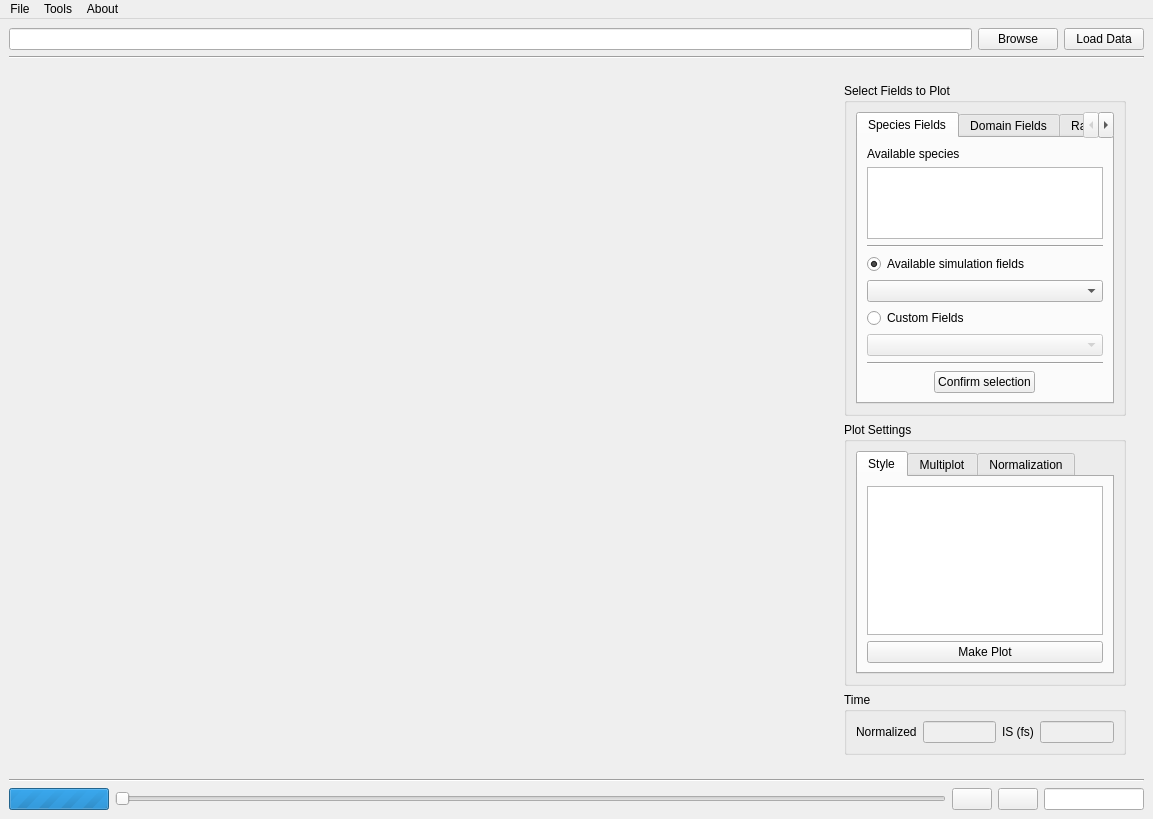
<?xml version="1.0" encoding="UTF-8"?>
<ui version="4.0">
 <class>DataVisualizer</class>
 <widget class="QMainWindow" name="DataVisualizer">
  <property name="geometry">
   <rect>
    <x>0</x>
    <y>0</y>
    <width>1153</width>
    <height>819</height>
   </rect>
  </property>
  <property name="windowTitle">
   <string>VisualPIC</string>
  </property>
  <property name="windowIcon">
   <iconset>
    <normaloff>Icons/logo.png</normaloff>Icons/logo.png</iconset>
  </property>
  <widget class="QWidget" name="centralwidget">
   <property name="enabled">
    <bool>true</bool>
   </property>
   <layout class="QHBoxLayout" name="horizontalLayout_5">
    <item>
     <layout class="QGridLayout" name="gridLayout">
      <item row="3" column="1">
       <widget class="Line" name="line">
        <property name="orientation">
         <enum>Qt::Horizontal</enum>
        </property>
       </widget>
      </item>
      <item row="4" column="1">
       <layout class="QHBoxLayout" name="horizontalLayout_2">
        <item>
         <widget class="QProgressBar" name="loading_ProgressBar">
          <property name="enabled">
           <bool>true</bool>
          </property>
          <property name="maximumSize">
           <size>
            <width>100</width>
            <height>16777215</height>
           </size>
          </property>
          <property name="maximum">
           <number>0</number>
          </property>
          <property name="value">
           <number>-1</number>
          </property>
          <property name="textVisible">
           <bool>false</bool>
          </property>
          <property name="invertedAppearance">
           <bool>false</bool>
          </property>
         </widget>
        </item>
        <item>
         <widget class="QSlider" name="timeStep_Slider">
          <property name="orientation">
           <enum>Qt::Horizontal</enum>
          </property>
         </widget>
        </item>
        <item>
         <widget class="QPushButton" name="prevStep_Button">
          <property name="text">
           <string/>
          </property>
          <property name="icon">
           <iconset>
            <normaloff>Icons/icon-ios7-arrow-left-128.png</normaloff>Icons/icon-ios7-arrow-left-128.png</iconset>
          </property>
         </widget>
        </item>
        <item>
         <widget class="QPushButton" name="nextStep_Button">
          <property name="text">
           <string/>
          </property>
          <property name="icon">
           <iconset>
            <normaloff>Icons/icon-ios7-arrow-right-128.png</normaloff>Icons/icon-ios7-arrow-right-128.png</iconset>
          </property>
         </widget>
        </item>
        <item>
         <widget class="QLineEdit" name="timeStep_LineEdit">
          <property name="maximumSize">
           <size>
            <width>100</width>
            <height>16777215</height>
           </size>
          </property>
         </widget>
        </item>
       </layout>
      </item>
      <item row="0" column="1">
       <layout class="QHBoxLayout" name="horizontalLayout">
        <item>
         <widget class="QLineEdit" name="folderLocation_lineEdit"/>
        </item>
        <item>
         <widget class="QPushButton" name="browse_Button">
          <property name="text">
           <string>Browse</string>
          </property>
         </widget>
        </item>
        <item>
         <widget class="QPushButton" name="loadData_Button">
          <property name="text">
           <string>Load Data</string>
          </property>
         </widget>
        </item>
       </layout>
      </item>
      <item row="1" column="1">
       <widget class="Line" name="line_2">
        <property name="orientation">
         <enum>Qt::Horizontal</enum>
        </property>
       </widget>
      </item>
      <item row="2" column="1">
       <widget class="QWidget" name="widget" native="true">
        <layout class="QGridLayout" name="gridLayout_2">
         <item row="0" column="0">
          <layout class="QHBoxLayout" name="horizontalLayout_3">
           <item>
            <widget class="QWidget" name="plot_Widget" native="true">
             <property name="minimumSize">
              <size>
               <width>500</width>
               <height>500</height>
              </size>
             </property>
             <layout class="QVBoxLayout" name="plotWidget_layout"/>
            </widget>
           </item>
           <item>
            <widget class="QWidget" name="widget_2" native="true">
             <property name="maximumSize">
              <size>
               <width>300</width>
               <height>16777215</height>
              </size>
             </property>
             <layout class="QVBoxLayout" name="verticalLayout_3">
              <item>
               <widget class="QGroupBox" name="groupBox_3">
                <property name="maximumSize">
                 <size>
                  <width>16777215</width>
                  <height>333</height>
                 </size>
                </property>
                <property name="title">
                 <string>Select Fields to Plot</string>
                </property>
                <layout class="QVBoxLayout" name="verticalLayout_6">
                 <item alignment="Qt::AlignTop">
                  <widget class="QTabWidget" name="tabWidget">
                   <property name="maximumSize">
                    <size>
                     <width>16777215</width>
                     <height>16777215</height>
                    </size>
                   </property>
                   <property name="currentIndex">
                    <number>0</number>
                   </property>
                   <widget class="QWidget" name="tab">
                    <attribute name="title">
                     <string>Species Fields</string>
                    </attribute>
                    <layout class="QVBoxLayout" name="verticalLayout_5">
                     <item>
                      <widget class="QLabel" name="label">
                       <property name="text">
                        <string>Available species</string>
                       </property>
                      </widget>
                     </item>
                     <item>
                      <widget class="QListView" name="selectedSpecies_listView">
                       <property name="maximumSize">
                        <size>
                         <width>16777215</width>
                         <height>16777215</height>
                        </size>
                       </property>
                      </widget>
                     </item>
                     <item>
                      <widget class="Line" name="line_3">
                       <property name="orientation">
                        <enum>Qt::Horizontal</enum>
                       </property>
                      </widget>
                     </item>
                     <item>
                      <widget class="QRadioButton" name="availableSpeciesFields_radioButton">
                       <property name="text">
                        <string>Available simulation fields</string>
                       </property>
                       <property name="checked">
                        <bool>true</bool>
                       </property>
                      </widget>
                     </item>
                     <item>
                      <widget class="QComboBox" name="avSpeciesFields_comboBox"/>
                     </item>
                     <item>
                      <widget class="QRadioButton" name="customSpeciesFields_radioButton">
                       <property name="text">
                        <string>Custom Fields</string>
                       </property>
                      </widget>
                     </item>
                     <item>
                      <widget class="QComboBox" name="customSpeciesFields_comboBox">
                       <property name="enabled">
                        <bool>false</bool>
                       </property>
                      </widget>
                     </item>
                     <item>
                      <widget class="Line" name="line_4">
                       <property name="orientation">
                        <enum>Qt::Horizontal</enum>
                       </property>
                      </widget>
                     </item>
                     <item alignment="Qt::AlignHCenter">
                      <widget class="QPushButton" name="selectSpeciesField_Button">
                       <property name="text">
                        <string>Confirm selection</string>
                       </property>
                      </widget>
                     </item>
                    </layout>
                   </widget>
                   <widget class="QWidget" name="tab_2">
                    <attribute name="title">
                     <string>Domain Fields</string>
                    </attribute>
                    <layout class="QVBoxLayout" name="verticalLayout_7">
                     <item>
                      <layout class="QVBoxLayout" name="verticalLayout_2">
                       <item>
                        <widget class="QRadioButton" name="availableDomainFields_radioButton">
                         <property name="text">
                          <string>Available simulation fields</string>
                         </property>
                         <property name="checked">
                          <bool>true</bool>
                         </property>
                        </widget>
                       </item>
                       <item alignment="Qt::AlignTop">
                        <widget class="QComboBox" name="av2DDomainFields_comboBox"/>
                       </item>
                       <item>
                        <widget class="QRadioButton" name="available1DDomainFields_radioButton">
                         <property name="text">
                          <string>1D fields</string>
                         </property>
                        </widget>
                       </item>
                       <item>
                        <widget class="QComboBox" name="av1DDomainFields_comboBox">
                         <property name="enabled">
                          <bool>false</bool>
                         </property>
                        </widget>
                       </item>
                       <item>
                        <widget class="QRadioButton" name="customDomainFields_radioButton">
                         <property name="text">
                          <string>Custom fields</string>
                         </property>
                        </widget>
                       </item>
                       <item>
                        <widget class="QComboBox" name="avCustomDomainFields_comboBox">
                         <property name="enabled">
                          <bool>false</bool>
                         </property>
                        </widget>
                       </item>
                       <item>
                        <widget class="Line" name="line_5">
                         <property name="orientation">
                          <enum>Qt::Horizontal</enum>
                         </property>
                        </widget>
                       </item>
                       <item alignment="Qt::AlignHCenter">
                        <widget class="QPushButton" name="selectDomainField_Button">
                         <property name="text">
                          <string>Confirm Selection</string>
                         </property>
                        </widget>
                       </item>
                       <item>
                        <spacer name="verticalSpacer">
                         <property name="orientation">
                          <enum>Qt::Vertical</enum>
                         </property>
                         <property name="sizeHint" stdset="0">
                          <size>
                           <width>20</width>
                           <height>40</height>
                          </size>
                         </property>
                        </spacer>
                       </item>
                      </layout>
                     </item>
                    </layout>
                   </widget>
                   <widget class="QWidget" name="tab_6">
                    <attribute name="title">
                     <string>Raw Data</string>
                    </attribute>
                    <layout class="QVBoxLayout" name="verticalLayout_4">
                     <item>
                      <layout class="QHBoxLayout" name="horizontalLayout_15">
                       <item>
                        <widget class="QLabel" name="label_6">
                         <property name="text">
                          <string>Species:</string>
                         </property>
                        </widget>
                       </item>
                       <item>
                        <widget class="QComboBox" name="rawFieldSpecies_comboBox"/>
                       </item>
                      </layout>
                     </item>
                     <item>
                      <widget class="QLabel" name="label_2">
                       <property name="text">
                        <string>Plot type:</string>
                       </property>
                      </widget>
                     </item>
                     <item>
                      <layout class="QHBoxLayout" name="horizontalLayout_7">
                       <item>
                        <widget class="QRadioButton" name="rawPlotType_radioButton_1">
                         <property name="text">
                          <string>1D</string>
                         </property>
                        </widget>
                       </item>
                       <item>
                        <widget class="QRadioButton" name="rawPlotType_radioButton_2">
                         <property name="text">
                          <string>2D</string>
                         </property>
                         <property name="checked">
                          <bool>true</bool>
                         </property>
                        </widget>
                       </item>
                       <item>
                        <widget class="QRadioButton" name="rawPlotType_radioButton_3">
                         <property name="text">
                          <string>Premade fullpage plots</string>
                         </property>
                        </widget>
                       </item>
                      </layout>
                     </item>
                     <item>
                      <widget class="QWidget" name="freeRaw_widget" native="true">
                       <layout class="QVBoxLayout" name="verticalLayout_13">
                        <item>
                         <layout class="QHBoxLayout" name="horizontalLayout_11">
                          <item>
                           <widget class="QLabel" name="label_4">
                            <property name="text">
                             <string>X axis:</string>
                            </property>
                           </widget>
                          </item>
                          <item>
                           <widget class="QComboBox" name="xRaw_comboBox"/>
                          </item>
                         </layout>
                        </item>
                        <item>
                         <layout class="QHBoxLayout" name="horizontalLayout_13">
                          <item>
                           <widget class="QLabel" name="label_3">
                            <property name="text">
                             <string>Y axis</string>
                            </property>
                           </widget>
                          </item>
                          <item>
                           <widget class="QComboBox" name="yRaw_comboBox"/>
                          </item>
                         </layout>
                        </item>
                        <item>
                         <layout class="QHBoxLayout" name="horizontalLayout_14">
                          <item>
                           <widget class="QLabel" name="label_5">
                            <property name="text">
                             <string>Style:</string>
                            </property>
                           </widget>
                          </item>
                          <item>
                           <widget class="QComboBox" name="styleRaw_comboBox"/>
                          </item>
                         </layout>
                        </item>
                        <item>
                         <widget class="QPushButton" name="selectRawField_Button">
                          <property name="text">
                           <string>Confirm Selection</string>
                          </property>
                         </widget>
                        </item>
                       </layout>
                      </widget>
                     </item>
                     <item>
                      <widget class="QWidget" name="premadeRaw_widget" native="true">
                       <property name="enabled">
                        <bool>true</bool>
                       </property>
                       <layout class="QVBoxLayout" name="verticalLayout_14">
                        <item>
                         <widget class="QComboBox" name="premadeRawPlot_comboBox"/>
                        </item>
                        <item>
                         <widget class="QPushButton" name="premadeRawPlot_Button">
                          <property name="text">
                           <string>Make Plot</string>
                          </property>
                         </widget>
                        </item>
                       </layout>
                      </widget>
                     </item>
                     <item>
                      <spacer name="verticalSpacer_4">
                       <property name="orientation">
                        <enum>Qt::Vertical</enum>
                       </property>
                       <property name="sizeHint" stdset="0">
                        <size>
                         <width>20</width>
                         <height>40</height>
                        </size>
                       </property>
                      </spacer>
                     </item>
                    </layout>
                   </widget>
                  </widget>
                 </item>
                </layout>
               </widget>
              </item>
              <item>
               <widget class="QGroupBox" name="groupBox_4">
                <property name="title">
                 <string>Plot Settings</string>
                </property>
                <layout class="QVBoxLayout" name="verticalLayout_8">
                 <item>
                  <widget class="QTabWidget" name="tabWidget_2">
                   <property name="currentIndex">
                    <number>0</number>
                   </property>
                   <widget class="QWidget" name="tab_3">
                    <attribute name="title">
                     <string>Style</string>
                    </attribute>
                    <layout class="QVBoxLayout" name="verticalLayout_9">
                     <item>
                      <widget class="QListWidget" name="fieldsToPlot_listWidget"/>
                     </item>
                     <item>
                      <widget class="QPushButton" name="plot_pushButton">
                       <property name="text">
                        <string>Make Plot</string>
                       </property>
                      </widget>
                     </item>
                    </layout>
                   </widget>
                   <widget class="QWidget" name="tab_4">
                    <attribute name="title">
                     <string>Multiplot</string>
                    </attribute>
                    <layout class="QVBoxLayout" name="verticalLayout_10">
                     <item>
                      <layout class="QHBoxLayout" name="horizontalLayout_9">
                       <item>
                        <widget class="QLabel" name="label_10">
                         <property name="text">
                          <string>Number of rows:</string>
                         </property>
                        </widget>
                       </item>
                       <item>
                        <widget class="QSpinBox" name="rows_spinBox">
                         <property name="minimum">
                          <number>1</number>
                         </property>
                         <property name="maximum">
                          <number>10</number>
                         </property>
                         <property name="value">
                          <number>1</number>
                         </property>
                        </widget>
                       </item>
                      </layout>
                     </item>
                     <item>
                      <layout class="QHBoxLayout" name="horizontalLayout_10">
                       <item>
                        <widget class="QLabel" name="label_11">
                         <property name="text">
                          <string>Number of columns:</string>
                         </property>
                        </widget>
                       </item>
                       <item>
                        <widget class="QSpinBox" name="columns_spinBox">
                         <property name="minimum">
                          <number>1</number>
                         </property>
                         <property name="maximum">
                          <number>10</number>
                         </property>
                         <property name="value">
                          <number>1</number>
                         </property>
                        </widget>
                       </item>
                      </layout>
                     </item>
                     <item>
                      <layout class="QHBoxLayout" name="horizontalLayout_12">
                       <item>
                        <widget class="QLabel" name="label_13">
                         <property name="text">
                          <string>Plot on position:</string>
                         </property>
                        </widget>
                       </item>
                       <item>
                        <widget class="QComboBox" name="plotPosition_comboBox"/>
                       </item>
                      </layout>
                     </item>
                     <item>
                      <spacer name="verticalSpacer_3">
                       <property name="orientation">
                        <enum>Qt::Vertical</enum>
                       </property>
                       <property name="sizeHint" stdset="0">
                        <size>
                         <width>20</width>
                         <height>40</height>
                        </size>
                       </property>
                      </spacer>
                     </item>
                    </layout>
                   </widget>
                   <widget class="QWidget" name="tab_5">
                    <attribute name="title">
                     <string>Normalization</string>
                    </attribute>
                    <layout class="QVBoxLayout" name="verticalLayout">
                     <item>
                      <widget class="QCheckBox" name="normalizedUnits_checkBox">
                       <property name="text">
                        <string>Allow plotting in non-normalized units</string>
                       </property>
                      </widget>
                     </item>
                     <item>
                      <layout class="QHBoxLayout" name="horizontalLayout_6">
                       <item>
                        <widget class="QLabel" name="label_9">
                         <property name="text">
                          <string>Plasma density (10&lt;sup&gt;18&lt;/sup&gt; cm&lt;sup&gt;-3&lt;/sup&gt;)</string>
                         </property>
                        </widget>
                       </item>
                       <item>
                        <widget class="QLineEdit" name="plasmaDensity_lineEdit">
                         <property name="enabled">
                          <bool>false</bool>
                         </property>
                        </widget>
                       </item>
                      </layout>
                     </item>
                     <item>
                      <widget class="QPushButton" name="setNormalization_Button">
                       <property name="enabled">
                        <bool>false</bool>
                       </property>
                       <property name="text">
                        <string>Set</string>
                       </property>
                      </widget>
                     </item>
                     <item>
                      <spacer name="verticalSpacer_2">
                       <property name="orientation">
                        <enum>Qt::Vertical</enum>
                       </property>
                       <property name="sizeHint" stdset="0">
                        <size>
                         <width>20</width>
                         <height>40</height>
                        </size>
                       </property>
                      </spacer>
                     </item>
                    </layout>
                   </widget>
                  </widget>
                 </item>
                </layout>
               </widget>
              </item>
              <item>
               <widget class="QGroupBox" name="groupBox_2">
                <property name="title">
                 <string>Time</string>
                </property>
                <layout class="QHBoxLayout" name="horizontalLayout_8">
                 <item>
                  <layout class="QHBoxLayout" name="horizontalLayout_4">
                   <item>
                    <widget class="QLabel" name="label_7">
                     <property name="text">
                      <string>Normalized</string>
                     </property>
                    </widget>
                   </item>
                   <item>
                    <widget class="QLineEdit" name="normTime_lineEdit">
                     <property name="enabled">
                      <bool>false</bool>
                     </property>
                    </widget>
                   </item>
                   <item>
                    <widget class="QLabel" name="label_8">
                     <property name="text">
                      <string>IS (fs)</string>
                     </property>
                    </widget>
                   </item>
                   <item>
                    <widget class="QLineEdit" name="SITime_lineEdit">
                     <property name="enabled">
                      <bool>false</bool>
                     </property>
                    </widget>
                   </item>
                  </layout>
                 </item>
                </layout>
               </widget>
              </item>
             </layout>
            </widget>
           </item>
          </layout>
         </item>
        </layout>
       </widget>
      </item>
     </layout>
    </item>
   </layout>
  </widget>
  <widget class="QMenuBar" name="menuBar">
   <property name="geometry">
    <rect>
     <x>0</x>
     <y>0</y>
     <width>1153</width>
     <height>21</height>
    </rect>
   </property>
   <widget class="QMenu" name="menuFile">
    <property name="title">
     <string>File</string>
    </property>
    <addaction name="actionOpen_Folder"/>
   </widget>
   <widget class="QMenu" name="menuTools">
    <property name="title">
     <string>Tools</string>
    </property>
    <addaction name="actionMake_video"/>
   </widget>
   <widget class="QMenu" name="menuAbout">
    <property name="title">
     <string>About</string>
    </property>
    <addaction name="actionAbout"/>
   </widget>
   <addaction name="menuFile"/>
   <addaction name="menuTools"/>
   <addaction name="menuAbout"/>
  </widget>
  <action name="actionOpen_Folder">
   <property name="text">
    <string>Open Folder</string>
   </property>
  </action>
  <action name="actionMake_video">
   <property name="text">
    <string>Make video</string>
   </property>
  </action>
  <action name="actionAbout">
   <property name="text">
    <string>About</string>
   </property>
  </action>
 </widget>
 <resources/>
 <connections/>
</ui>
